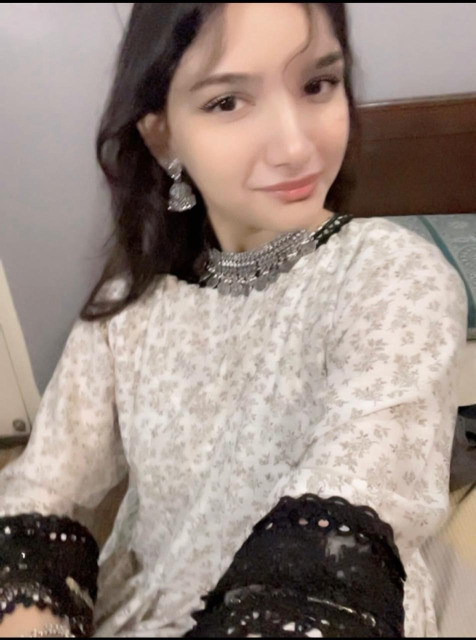
#> input picture cat.png, 951 x 1280 px (shown at 1/2 size)
$ python binary.py
#> lines starting #> are read from the running program, lines starting #| are printed output that depends on the picture
from PIL import Image

def image_to_binary(path, width=100):
#> called with path = 'cat.png', width = 100
    img = Image.open(path).convert("L")  # grayscale
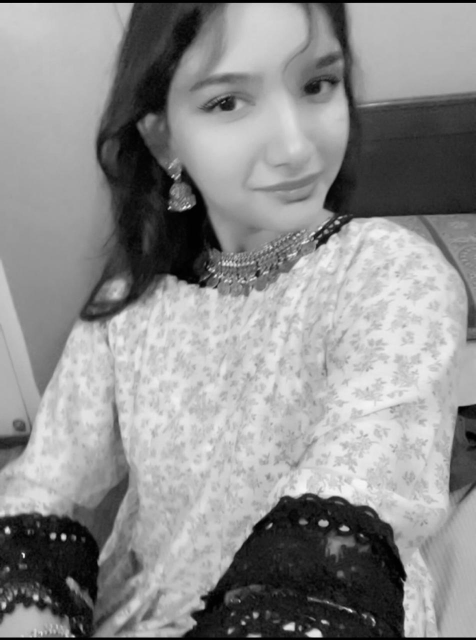
#> img: PIL image 951x1280 L (shown at 1/2 size); min 0, max 249, mean 141.6

    # resize for better output
    aspect_ratio = img.height / img.width
#> aspect_ratio = 1.35
    height = int(width * aspect_ratio * 0.5)
#> height = 67
    img = img.resize((width, height))
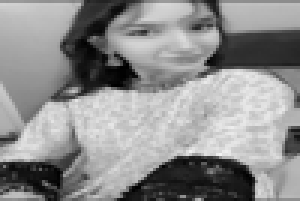
#> img: PIL image 100x67 L (shown 3 times larger); min 0, max 243, mean 141.9

    pixels = img.getdata()

    # convert pixels to 0/1
    binary_str = ""
    for pixel in pixels:
        if pixel < 128:
            binary_str += "1"
        else:
            binary_str += "0"
#> this loop made 6700 passes
#> (pixel, binary_str) on passes 1 to 12: (154, '0'), (154, '00'), (152, '000'), (154, '0000'), (154, '00000'), (154, '000000'), (154, '0000000'), (154, '00000000'), (151, '000000000'), (150, '0000000000'), (150, '00000000000'), (149, '000000000000')
#> binary_str on pass 35: '00000000000000000000000000011111111'

    # format into lines
    binary_image = "\n".join(
        binary_str[i:i+width] for i in range(0, len(binary_str), width)
    )

    with open("binary_output.txt", "w") as f:
        f.write(binary_image)

    print("Done! Check binary_output.txt")

image_to_binary("cat.png")
